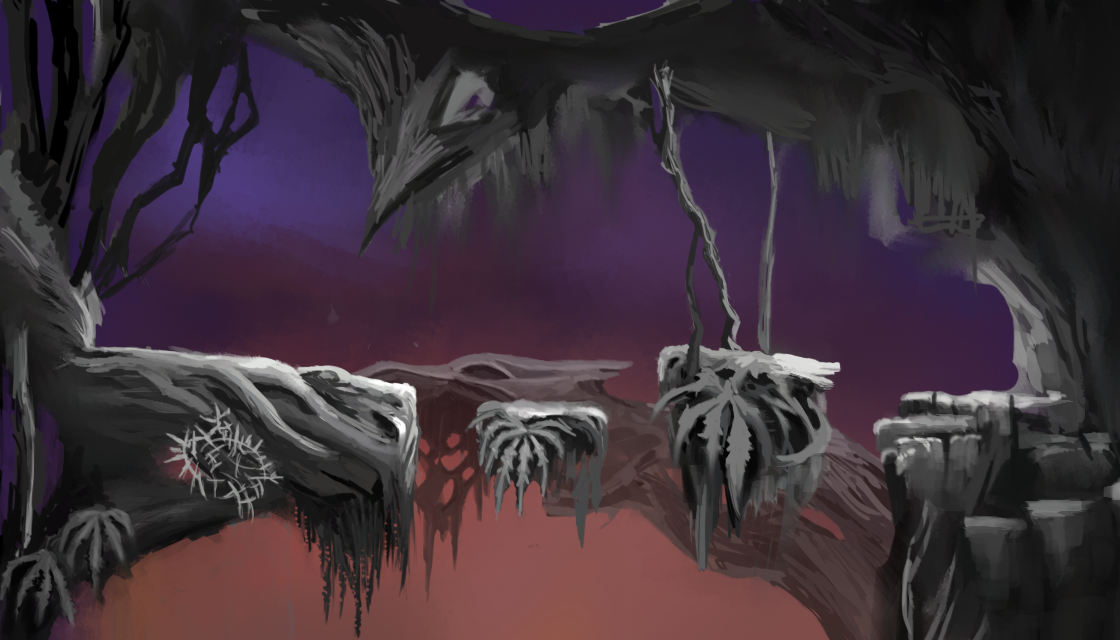

Below is a game level as drawn by its tile map, then a one-line description and the .tmx that defines it (tile-layer data replaced by summaries):
An orthogonal 35x20 tile map with 32x32 px tiles, 1 tile layer (ground) and 13 objects (9x cube, hole, finish, player, pitfall).

<map version="1.0" orientation="orthogonal" renderorder="right-down" width="35" height="20" tilewidth="32" tileheight="32" nextobjectid="25">
 <tileset firstgid="1" name="森林" tilewidth="32" tileheight="32">
  <image source="森林.png" width="1146" height="640" />
 </tileset>
 <layer name="ground" width="35" height="20">
  <data>[700 cells, 700 non-empty, 700 distinct tile ids]</data>
 </layer>
 <objectgroup name="physics">
  <object id="10" type="cube" x="479" y="408" width="123" height="25" />
  <object id="11" type="cube" x="672" y="359" width="147" height="124" />
  <object id="12" type="cube" x="903" y="397" width="165" height="125" />
  <object id="13" type="cube" x="874" y="422" width="27" height="33" />
  <object id="14" type="cube" x="78" y="351" width="144" height="117" />
  <object id="15" type="cube" x="224" y="356" width="30" height="65" />
  <object id="16" type="cube" x="256" y="362" width="28" height="59" />
  <object id="17" type="cube" x="285" y="371" width="64" height="51" />
  <object id="19" type="cube" x="353" y="381" width="61" height="41" />
  <object id="23" type="hole" x="0.363636" y="633.273" width="1119.45" height="6.72727" />
 </objectgroup>
 <objectgroup name="game">
  <object id="20" name="finish" x="1025" y="349" width="31" height="47" />
  <object id="21" name="player" x="99" y="320" width="28" height="30" />
  <object id="24" type="pitfall" x="874" y="392" width="27" height="30" />
 </objectgroup>
</map>